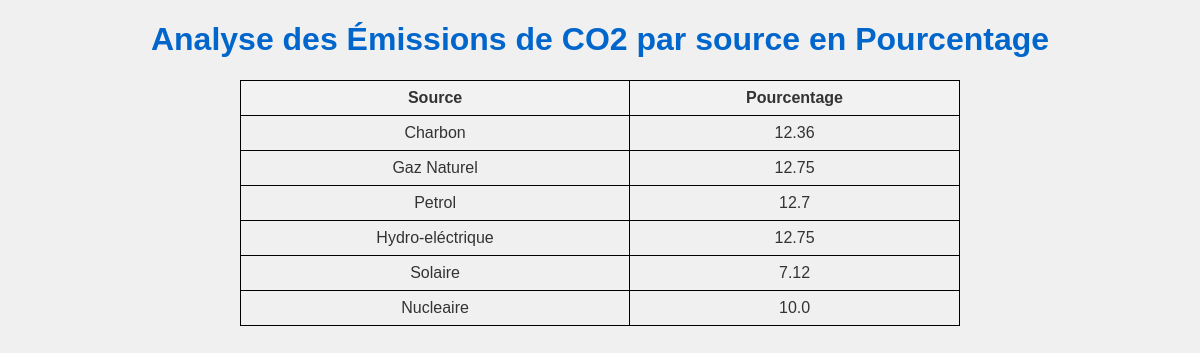
The app's page /analysis with its own data.
### models.py (models this page shows)
class CountryTab(db.Model):
    Country = db.Column(db.String(255), primary_key=True, nullable=False)
    Coal = db.Column(db.Float)
    Gas = db.Column(db.Float)
    Oil = db.Column(db.Float)
    Hydro = db.Column(db.Float)
    Renewable = db.Column(db.Float)
    Nuclear = db.Column(db.Float)

### app.py (the view)
@app.route('/analysis', methods=['GET', 'POST'])
def analysis():
    try:
        sql_query_world = db.session.query(func.sum(WorldTab.Coal + WorldTab.Gas + WorldTab.Oil +
                                                   WorldTab.Hydro + WorldTab.Renewable + WorldTab.Nuclear)
                                          .label("TotalWorldEmissions"))
        total_world_emissions_result = sql_query_world.one()
        total_world_emissions = total_world_emissions_result.TotalWorldEmissions
        sql_query_countries = db.session.query(CountryTab.Country,
                                               func.sum(CountryTab.Coal + CountryTab.Gas + CountryTab.Oil +
                                                        CountryTab.Hydro + CountryTab.Renewable + CountryTab.Nuclear)
                                               .label("TotalEmissions"))
        total_emissions_by_country = sql_query_countries.group_by(CountryTab.Country).all()
        total_emissions_by_country_results = [{"Country": result.Country, "TotalEmissions": result.TotalEmissions}
                                               for result in total_emissions_by_country]
        sql_query_highest_emitting_country = db.session.query(CountryTab.Country,
                                                              func.sum(CountryTab.Coal + CountryTab.Gas + CountryTab.Oil +
                                                                       CountryTab.Hydro + CountryTab.Renewable + CountryTab.Nuclear)
                                                              .label("TotalEmissions"))
        highest_emitting_country_result = sql_query_highest_emitting_country.group_by(CountryTab.Country).order_by(CountryTab.Country).first()
        highest_emitting_country = {"Country": highest_emitting_country_result.Country,
                                    "TotalEmissions": highest_emitting_country_result.TotalEmissions}
        sql_query_coal = db.session.query(CountryTab.Country, CountryTab.Coal).filter(CountryTab.Coal.isnot(None)).order_by(CountryTab.Coal.desc()).limit(1)
        sql_query_gas = db.session.query(CountryTab.Country, CountryTab.Gas).filter(CountryTab.Gas.isnot(None)).order_by(CountryTab.Gas.desc()).limit(1)
        sql_query_oil = db.session.query(CountryTab.Country, CountryTab.Oil).filter(CountryTab.Oil.isnot(None)).order_by(CountryTab.Oil.desc()).limit(1)
        sql_query_hydro = db.session.query(CountryTab.Country, CountryTab.Hydro).filter(CountryTab.Hydro.isnot(None)).order_by(CountryTab.Hydro.desc()).limit(1)
        sql_query_renewable = db.session.query(CountryTab.Country, CountryTab.Renewable).filter(CountryTab.Renewable.isnot(None)).order_by(CountryTab.Renewable.desc()).limit(1)
        sql_query_nuclear = db.session.query(CountryTab.Country, CountryTab.Nuclear).filter(CountryTab.Nuclear.isnot(None)).order_by(CountryTab.Nuclear.desc()).limit(1)
        return render_template("analysis.html", total_world_emissions=total_world_emissions,
                               total_emissions_by_country_results=total_emissions_by_country_results,
                               highest_emitting_country=highest_emitting_country,
                               sql_query_coal=sql_query_coal, sql_query_gas=sql_query_gas,
                               sql_query_oil=sql_query_oil, sql_query_hydro=sql_query_hydro,
                               sql_query_renewable=sql_query_renewable, sql_query_nuclear=sql_query_nuclear)
    except Exception as e:
        return f"Une erreur s'est produite : {str(e)}"

### templates/analysis.html (shortened to what this page needs)
<!DOCTYPE html>
<html lang="en">
<head>
</head>
<body>
    <h1>Analyse des Émissions de CO2 par source en Pourcentage</h1>
    <table border="1">
        <tr>
            <th>Source</th>
            <th>Pourcentage</th>
        </tr>
        <tr>
            <td>Charbon</td>
            <td>{{ (sql_query_coal[0][1] / total_world_emissions * 100)|round(2) }}</td>
        </tr>
        <tr>
            <td>Gaz Naturel</td>
            <td>{{ (sql_query_gas[0][1] / total_world_emissions * 100)|round(2) }}</td>
        </tr>
        <tr>
            <td>Petrol</td>
            <td>{{ (sql_query_oil[0][1] / total_world_emissions * 100)|round(2) }}</td>
        </tr>
        <tr>
            <td>Hydro-eléctrique</td>
            <td>{{ (sql_query_hydro[0][1] / total_world_emissions * 100)|round(2) }}</td>
        </tr>
        <tr>
            <td>Solaire</td>
            <td>{{ (sql_query_renewable[0][1] / total_world_emissions * 100)|round(2) }}</td>
        </tr>
        <tr>
            <td>Nucleaire</td>
            <td>{{ (sql_query_nuclear[0][1] / total_world_emissions * 100)|round(2) }}</td>
        </tr>
    </table>
</body>
</html>

### templates/analysis.html (style rules this page uses)
body { font-family: Arial, sans-serif; background-color: #f0f0f0; color: #333; margin: 0; padding: 0; }
h1 { color: #0066cc; text-align: center; }
table { width: 60%; border-collapse: collapse; margin: 20px auto; }
th, td { border: 1px solid black; padding: 8px; text-align: center; }
th { background-color: #f2f2f2; }

### records on screen
CountryTab: Coal "12.36"
CountryTab: (sql_query_gas[0][1]/total_world_emissions*100)|round(2) "12.75"
CountryTab: (sql_query_oil[0][1]/total_world_emissions*100)|round(2) "12.7"
CountryTab: Hydro "12.75"
CountryTab: Renewable "7.12"
CountryTab: Nuclear "10.0"
